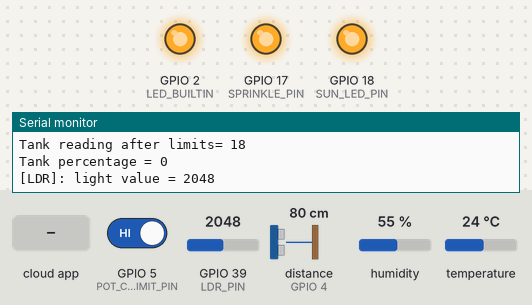
A program run on a simulated ESP32. Parts: output pins drawn as LEDs (lit = HIGH), the last lines printed to the serial monitor. Wiring (inferred from the names in the program): ultrasonic range finder: trigger GPIO 16; echo GPIO 4. The inputs (shaded band) are chosen by the test bench; at power-on: GPIO 5 (POT_COVER_LIMIT_PIN) HIGH, GPIO 39 (LDR_PIN) = 2048, distance to the obstacle (sensor on GPIO 4) 80 cm, humidity 55 %, temperature 24 °C. The echo pulse lasts 58.3 µs per cm; WiFi joins after 1.5 s; servers stay silent unless stated; the Firebase database answers and starts empty; pins used as bus, display or sensor lines are not drawn.

Above: at 2.7 s.
2.8 s: the phone or cloud app sets sprinkle to 1
At 8.0 s:
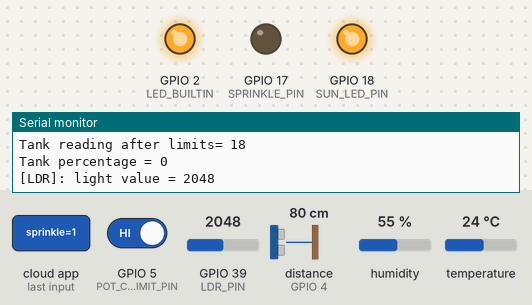
8.7 s: the phone or cloud app sets sun_led to 1
At 15.5 s:
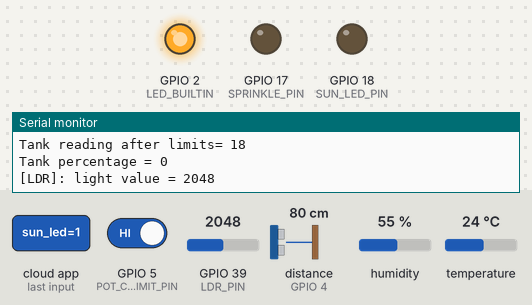
16.0 s: the phone or cloud app sets sprinkle to 0
At 21.7 s:
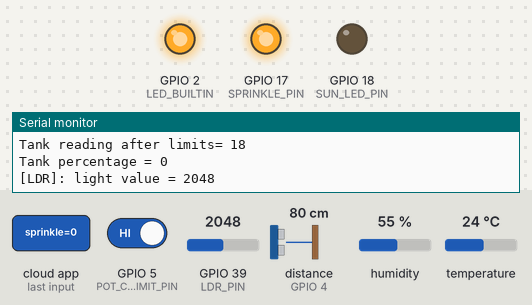
22.0 s: the phone or cloud app sets auto to 1
At 27.6 s:
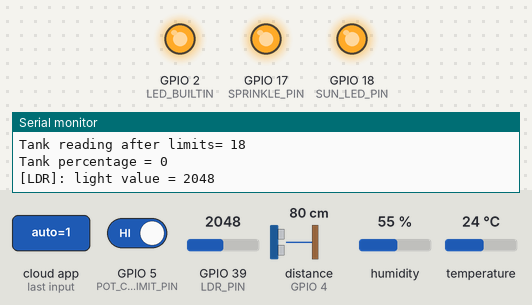
28.7 s: the phone or cloud app sets auto to 0
At 34.6 s:
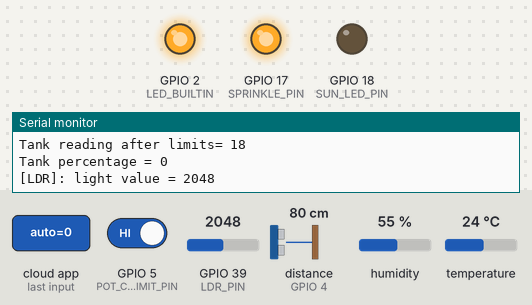
Timing chart, 0 to 36.1 s (numbered marks = the images above; inputs shaded):
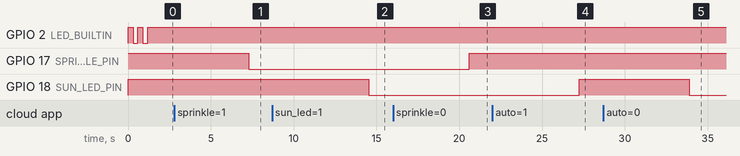

Measured:
- after the input at 2.8 s, GPIO 17 (SPRINKLE_PIN): HIGH → LOW after 4.5 s
- after the input at 8.7 s, GPIO 18 (SUN_LED_PIN): HIGH → LOW after 5.8 s
- after the input at 16.0 s, GPIO 17 (SPRINKLE_PIN): LOW → HIGH after 4.6 s
- after the input at 22.0 s, GPIO 18 (SUN_LED_PIN): LOW → HIGH after 5.2 s
- after the input at 28.7 s, GPIO 18 (SUN_LED_PIN): HIGH → LOW after 5.2 s

The program:

main.cpp
```cpp
#include <Arduino.h>
#include <WiFi.h>
#include <Firebase_ESP_Client.h>
#include "addons/TokenHelper.h"
#include "addons/RTDBHelper.h"
#include <DHT.h>

struct Pot_data{
  uint8_t temp;
  uint8_t humidity;
  uint8_t door_lvl;
  uint8_t water_lvl;
  uint8_t soil_moi;
  bool    led_state;
  bool    sun_exist;
} pot_data;

struct Pot_control{
  uint8_t auto_en;
  uint8_t sprinkle_en;
  uint8_t req_soil_moi;
  uint8_t sun_led_en;
}pot_control;
 struct Crop_db{
  uint8_t temp;
  uint8_t humidity;
  uint8_t soil_mosi;
  bool    sun_required;
 } strawberry;

 enum {
  DOOR_INVALID, //no notificaion is required
  DOOR_OPEN,   //door needs to be opened
  DOOR_CLOSE,  //door needs to be closed
 } door_state;

  enum {
  SYS_AUTO = 0,  //closed
  SYS_MANUAL,
  SYS_INVALID,      //fully open
 }system_mode;

#define blink_led()                do{digitalWrite(BUILTIN_LED,!digitalRead(BUILTIN_LED)); delay(300);}while(0)

#define WIFI_SSID                 "VF_DEVICE"
#define WIFI_PASS                 "123456789"
#define API_KEY                   "AIzaSyDdQZ7k-ZGqIBxL4jkmWG-_44tCmrh3sHU"
#define RTDB_URL                  "https://greenhouseproj-da15c-default-rtdb.europe-west1.firebasedatabase.app/"
#define DB_SAVE_REFRESH_RATE      (5000)
#define DB_CROP_R_REFRESH_RATE    (10000)
#define DB_DEFAULT_R_REFRESH_RATE (5000)

#define BREAK_ERR(x)               if(!x){break;}
#define BREAK_TYPE(fb_data,type)   if(fb_data != type){break;}
#define PERCENT_CONTRAIN(value)    do{value = constrain(value,0,100);}while (0)

#define APP_SUCCESS             (0)
#define ERR_NULL                (1)
#define ERR_DP_ERR              (2)
#define ERR_INVALID_ARGU        (255)

#define DHT_PIN                 (15)
#define TEMP_HUMI_SCAN_INTERVAL (2500) //Scan every 2.5 seconds

#define SOIL_ADC_PIN            (36)  //VP pin
#define SOIL_SAMPLES_TO_AVG     (32)   //number of soil samples to take their average
#define SENSORS_SCAN_INTERVAL   (500) //Scan every 2.5 seconds

#define SPRINKLE_PIN            (17)
#define MINI_WATERING_INTRVAL   (10000)      //6*3600*1000
#define ULTRA_SONIC_ECHO_PIN    (4)
#define ULTRA_SONIC_TRIG_PIN    (16)
#define ULTRA_SONIC_MAX_DIS     (28)
#define FULL_TANK_DISTANCE      (18)
#define TANK_SENSOR_OFFSET      (ULTRA_SONIC_MAX_DIS-FULL_TANK_DISTANCE)

#define TEMP_HUM_OFFSET         (5)
#define DOOR_MOTOR_PIN          (23)
#define DOOR_REQ_INTERVAL       (10000)        //1*3600*1000

#define SUN_LED_PIN             (18)
#define SUN_LIGHT_LDR_THRESHOLD (900)
#define LDR_PIN                 (39)

#define POT_COVER_LIMIT_PIN     (5)
/**********************************************/
/*****************GOLBALS*********************/
/********************************************/
FirebaseData   fbd;
FirebaseAuth   fb_auth;
FirebaseConfig fb_config;

DHT dht(DHT_PIN,DHT11);

//NewPing tank_sensor = NewPing(ULTRA_SONIC_TRIG_PIN,ULTRA_SONIC_ECHO_PIN,50);

bool is_fb_signed_up         = false;
bool door_change_requested   = false;
bool watering_started        = false;
bool data_updated_one_time   = false;
bool read_crop_first_time    = true;
bool is_pot_cover_closed     = false;


long watering_end_time      = 0;
long chng_door_end_time     = 0;
uint32_t last_send_time     = 0;
uint32_t last_read_time     = 0;
uint32_t last_crop_read_time= 0;
uint8_t  g_door_level;
uint8_t  required_soil_mosi =0;
void idicate_wifi_status(void)
{
  static bool b_is_connected = false;
  if(WiFi.status() == WL_CONNECTED && b_is_connected == false)
  {
    digitalWrite(BUILTIN_LED,HIGH);
    b_is_connected = true;
    Serial.println("[WIFI]: -- Connected -- ");
    Serial.print("[WIFI]: SSID = ");
    Serial.print(WiFi.SSID());
    Serial.print(" ,strength = ");
    Serial.print(WiFi.RSSI());
    Serial.print(" ,Local IP = ");
    Serial.println(WiFi.localIP());
  }
  if (WiFi.status() != WL_CONNECTED)
  {
    blink_led();
    if(b_is_connected == true)
    {
      b_is_connected = false;
      Serial.println("[WIFI]: -- Disconnected -- ");
    }
  }
}

char upload_data_to_fb(Pot_data* ptr_pot_data)
{
  char ret_val = APP_SUCCESS;

  if(NULL != ptr_pot_data)
  {
    do
    {
      BREAK_ERR(Firebase.RTDB.setIntAsync(&fbd,"device_aa/pot_data/temp",(int)ptr_pot_data->temp));
      BREAK_ERR(Firebase.RTDB.setIntAsync(&fbd,"device_aa/pot_data/humidity",(int)ptr_pot_data->humidity));
      BREAK_ERR(Firebase.RTDB.setIntAsync(&fbd,"device_aa/pot_data/water_lvl",(int)ptr_pot_data->water_lvl));
      BREAK_ERR(Firebase.RTDB.setIntAsync(&fbd,"device_aa/pot_data/door_lvl",(int)ptr_pot_data->door_lvl));
      if(ptr_pot_data->door_lvl != DOOR_INVALID)  ptr_pot_data->door_lvl = DOOR_INVALID;
      BREAK_ERR(Firebase.RTDB.setIntAsync(&fbd,"device_aa/pot_data/soil_moi",(int)ptr_pot_data->soil_moi));
      Serial.printf("!!! Attemping to write sun exist = %d\r\n",ptr_pot_data->sun_exist);
      BREAK_ERR(Firebase.RTDB.setBoolAsync(&fbd,"device_aa/pot_data/sun_exist",ptr_pot_data->sun_exist));
      BREAK_ERR(Firebase.RTDB.setBoolAsync(&fbd,"device_aa/pot_data/led_state",ptr_pot_data->led_state));

      Serial.printf("[FireBase]: Data saved successfully\r\n");
      Serial.printf("[FireBase]: Temp = %d C\tHumidity = %d %\tWater Level = %d %\tDoor Level = %d %\t \
      Soil Moisture = %d %\tLed State  = %d\r\n",ptr_pot_data->temp,ptr_pot_data->humidity, ptr_pot_data->water_lvl, \
                    ptr_pot_data->door_lvl, ptr_pot_data->soil_moi, ptr_pot_data->led_state);
      return APP_SUCCESS;

    }while(0);
    ret_val = ERR_DP_ERR;
    Serial.printf("[FireBase]: Failed saving, error = %s",fbd.errorReason().c_str());
    Serial.printf("Data path on failure = %s\r\n",fbd.dataPath().c_str());
  }
  else
  {
    ret_val = ERR_NULL;
  }
  return ret_val;
}

char read_cntrl_data_from_fb(Pot_control* ptr_pot_control)
{
  char ret_val = APP_SUCCESS;
  if(NULL != ptr_pot_control)
  {
    do
    {
      BREAK_ERR(Firebase.RTDB.getBool(&fbd,"device_aa/pot_control/auto"));
      BREAK_TYPE(fbd.dataType(),"boolean");
      ptr_pot_control->auto_en = fbd.boolData();

      BREAK_ERR(Firebase.RTDB.getBool(&fbd,"device_aa/pot_control/sprinkle"));
      BREAK_TYPE(fbd.dataType(),"boolean");
      ptr_pot_control->sprinkle_en = fbd.boolData();

      BREAK_ERR(Firebase.RTDB.getBool(&fbd,"device_aa/pot_control/sun_led"));
      BREAK_TYPE(fbd.dataType(),"boolean");
      ptr_pot_control->sun_led_en = fbd.boolData();

      BREAK_ERR(Firebase.RTDB.getInt(&fbd,"device_aa/pot_control/req_soil_moi"));
      BREAK_TYPE(fbd.dataType(),"int");
      ptr_pot_control->req_soil_moi = fbd.intData();
      PERCENT_CONTRAIN(ptr_pot_control->req_soil_moi);

      Serial.printf("[FireBase]: --Control-- Read successfully\r\n");
      Serial.printf("LED enable = %d\t Auto = %d\t sprinkle_enable = %d\t required soil moisure = %d%\r\n", \
                    ptr_pot_control->sun_led_en,ptr_pot_control-> auto_en , ptr_pot_control->sprinkle_en, ptr_pot_control->req_soil_moi);
      data_updated_one_time = true;
      return APP_SUCCESS;

    }while(0);
    ret_val = ERR_DP_ERR;
    Serial.printf("[FireBase]: Failed Reading control data, error = %s\r\n",fbd.errorReason().c_str());
    Serial.printf("Data path on failure = %s\r\n",fbd.dataPath().c_str());
  }
  else
  {
    ret_val = ERR_NULL;
  }
  return ret_val;
}

char read_crop_data_from_fb(Crop_db* ptr_crop_param)
{
  char ret_val = APP_SUCCESS;
  if(NULL != ptr_crop_param)
  {
    do
    {
      BREAK_ERR(Firebase.RTDB.getBool(&fbd,"crops_db/strawberry/sun_required"));
      BREAK_TYPE(fbd.dataType(),"boolean");
      ptr_crop_param->sun_required = fbd.boolData();

      BREAK_ERR(Firebase.RTDB.getInt(&fbd,"crops_db/strawberry/soil_moi"));
      BREAK_TYPE(fbd.dataType(),"int");
      ptr_crop_param->soil_mosi = fbd.intData();
      PERCENT_CONTRAIN(ptr_crop_param->soil_mosi);

      BREAK_ERR(Firebase.RTDB.getInt(&fbd,"crops_db/strawberry/temp"));
      BREAK_TYPE(fbd.dataType(),"int");
      ptr_crop_param->temp = fbd.intData();
      PERCENT_CONTRAIN(ptr_crop_param->temp);

      BREAK_ERR(Firebase.RTDB.getInt(&fbd,"crops_db/strawberry/humidity"));
      BREAK_TYPE(fbd.dataType(),"int");
      ptr_crop_param->humidity = fbd.intData();
      PERCENT_CONTRAIN(ptr_crop_param->humidity);

      Serial.printf("[FireBase]: Read Crop paramters From Database\r\n");
      Serial.printf("Sun required = %d\t Temp = %d\t Humidity = %d%\t Soil moisture = %d%\r\n", \
                    ptr_crop_param->sun_required , ptr_crop_param->temp, ptr_crop_param->humidity, ptr_crop_param->soil_mosi);

      return APP_SUCCESS;

    }while(0);
    ret_val = ERR_DP_ERR;
    Serial.printf("[FireBase]: Failed Reading crop data, error = %s",fbd.errorReason().c_str());
    Serial.printf("Data path on failure = %s\r\n",fbd.dataPath().c_str());
  }
  else
  {
    ret_val = ERR_NULL;
  }
  return ret_val;
}
//------------------------------------------------
//----------------- Soil Moisture ----------------
//------------------------------------------------
uint8_t get_soil_moisture(uint16_t pot_num, uint16_t samples_num)
{
  uint8_t  adc_channel      = 0;
  uint16_t adc_resolution   = 0;
  uint8_t  pot_soil_moisure = 0;
  switch (pot_num)
  {
  case 1:
    adc_channel    = SOIL_ADC_PIN; //measure from VP GPIO 36
    adc_resolution = 4095; //12-bit resolution
    break;

  default:
    Serial.printf("[Soil]: unsupported Pot\r\n");
    return ERR_INVALID_ARGU;
  }
  uint32_t adc_sample = 0;
  for(uint16_t i; i< samples_num; i++)
  {
    adc_sample += analogRead(adc_channel);
  }
  //calculate the average
  adc_sample /= samples_num;
  pot_soil_moisure = (uint8_t) (((adc_resolution - adc_sample) * 100) / adc_resolution);
  //make sure it is contrained
  PERCENT_CONTRAIN(pot_soil_moisure);
  Serial.printf("[Soil]: Measure Soil Moisture = %d%\r\n",pot_soil_moisure);

  return pot_soil_moisure;
}

//------------------------------------------------
//--------------- Water Tank Data ----------------
//------------------------------------------------
uint16_t ultrasonic_read_cm()
{
  digitalWrite(ULTRA_SONIC_TRIG_PIN, LOW);
	delayMicroseconds(2);
	digitalWrite(ULTRA_SONIC_TRIG_PIN, HIGH);
	delayMicroseconds(10);
	digitalWrite(ULTRA_SONIC_TRIG_PIN, LOW);
  uint32_t duration = pulseIn(ULTRA_SONIC_ECHO_PIN, HIGH);
  uint16_t  distance = (duration*.0343)/2;

  return distance;

}
uint8_t get_water_tank_lvl (void)
{
  uint8_t tank_percentage   = 0;
  uint8_t tank_len_reading  = 0;

  tank_len_reading = ultrasonic_read_cm();
  Serial.printf("Ultrasonic reading = %d\r\n",tank_len_reading);
  //limit the readings
  tank_len_reading = constrain(tank_len_reading,0,FULL_TANK_DISTANCE);
  if(tank_len_reading<= TANK_SENSOR_OFFSET) tank_len_reading = 0;
  tank_percentage  = ((FULL_TANK_DISTANCE - tank_len_reading)*100)/FULL_TANK_DISTANCE;
  PERCENT_CONTRAIN(tank_percentage);

  Serial.printf("Tank reading after limits= %d\r\n",tank_len_reading);
  Serial.printf("Tank percentage = %d\r\n",tank_percentage);

  return tank_percentage;
}

bool did_sun_raise(void)
{
  uint32_t ldr_value = 0;

  for(uint8_t i; i< 32; i++)
  {
    ldr_value += analogRead(LDR_PIN);
  }
  //calculate the average
  ldr_value /= 32;
  Serial.printf("[LDR]: light value = %d\r\n",ldr_value);
  return (ldr_value > SUN_LIGHT_LDR_THRESHOLD);
}
void global_var_init()
{
  memset(&strawberry,0,sizeof(strawberry));
  memset(&pot_control,0,sizeof(pot_control));
  memset(&pot_data,0,sizeof(pot_data));

  data_updated_one_time = false;

  digitalWrite(SPRINKLE_PIN,HIGH);
  digitalWrite(SUN_LED_PIN,HIGH);
  digitalWrite(POT_COVER_LIMIT_PIN,HIGH);
}
void setup() {
  // put your setup code here, to run once:
  pinMode(LED_BUILTIN,OUTPUT);
  pinMode(SPRINKLE_PIN,OUTPUT);
  pinMode(SUN_LED_PIN,OUTPUT);
  pinMode(POT_COVER_LIMIT_PIN,INPUT);

  pinMode(ULTRA_SONIC_TRIG_PIN, OUTPUT);
  pinMode(ULTRA_SONIC_ECHO_PIN, INPUT);

  Serial.begin(921600);
  global_var_init();
  //----------DHT initializing
  Serial.printf("[DHT]: init start!");
  dht.begin();

  //----------WiFi Module--------
  WiFi.begin(WIFI_SSID,WIFI_PASS);
  //wait until the wifi is connected
  Serial.println("ESP Started !!");
  while(WiFi.status() != WL_CONNECTED)
  {
    Serial.printf("[WIFI]: Scanning ...\n");
    idicate_wifi_status();
  }

  fb_config.api_key = API_KEY;
  fb_config.database_url = RTDB_URL;
  if(Firebase.signUp(&fb_config,&fb_auth,"",""))
  {
    Serial.printf("[FireBase] Signed in\r\n");
    is_fb_signed_up = true;
  }
  else
  {
    Serial.printf("error signing up code = %s\r\n",fb_config.signer.signupError.message.c_str());
    is_fb_signed_up = false;
  }
  fb_config.token_status_callback = tokenStatusCallback;
  Firebase.begin(&fb_config,&fb_auth);
  Firebase.reconnectWiFi(true);
}

void loop() {
  //refresh rates
  static uint32_t data_reading_rfrsh = 0; //refresh rate for data sampling except temperature and humidity duo sensor limit
  static uint32_t temp_humi_refrsh   = 0;
  // put your main code here, to run repeatedly:
  idicate_wifi_status();
  if(Firebase.ready() && is_fb_signed_up && (millis() - last_send_time >= DB_SAVE_REFRESH_RATE))
  {
      uint8_t api_return_val = 0;
      api_return_val = read_crop_data_from_fb(&strawberry) ;
      if(api_return_val == APP_SUCCESS)
      {
        api_return_val = upload_data_to_fb(&pot_data);
        if(api_return_val == APP_SUCCESS)
        {
          last_send_time = millis();
        }
        else
        {
          /* Don't update the send timer as we need to try to save data again*/
        }
      }
  }
  if(Firebase.ready() && is_fb_signed_up && ((millis() - last_crop_read_time >= DB_CROP_R_REFRESH_RATE) || read_crop_first_time == true))
  {
    if(APP_SUCCESS ==  read_crop_data_from_fb(&strawberry))
    {
      last_crop_read_time = millis();
      read_crop_first_time = false;
    }
    else
    {
      /* Don't update the send timer as we need to retry to read data */
    }

  }

  if(Firebase.ready() && is_fb_signed_up && (millis() - last_read_time >= DB_DEFAULT_R_REFRESH_RATE))
  {
    if(APP_SUCCESS ==  read_cntrl_data_from_fb(&pot_control))
    {
      last_read_time = millis();
    }
    else
    {
      /* Don't update the send timer as we need to retry to read data */
    }
  }

#if 1
  //--------------Temperature + Humidity -----------
  if((millis() - temp_humi_refrsh) >= TEMP_HUMI_SCAN_INTERVAL)
  {
    pot_data.temp     = (char)((int)dht.readTemperature());
    pot_data.humidity = (char)((int)dht.readHumidity());
    Serial.printf("Temperature = %d C ,, Humidity = %d %\r\n",pot_data.temp,pot_data.humidity);
    temp_humi_refrsh = millis();
  }

//-------------- Soil Reading ------------------------
  if((millis() - data_reading_rfrsh) >= SENSORS_SCAN_INTERVAL)
  {
    pot_data.soil_moi = get_soil_moisture(1,SOIL_SAMPLES_TO_AVG);
    pot_data.water_lvl= get_water_tank_lvl();
    pot_data.sun_exist= did_sun_raise();
    data_reading_rfrsh = millis();
    is_pot_cover_closed = digitalRead(POT_COVER_LIMIT_PIN) == LOW?true:false;
  }
//------------- Executing auto tasks -----------------

if(pot_control.auto_en == true && data_updated_one_time == true)
{
  system_mode = SYS_AUTO;
  pot_control.sun_led_en  = false;
  pot_control.sprinkle_en = false;
  required_soil_mosi = strawberry.soil_mosi;
  //------------Automatic System Mode ---------
#if 1
  //Temperature + humidity 7
  if((pot_data.humidity < (strawberry.humidity - TEMP_HUM_OFFSET) || pot_data.temp < (strawberry.temp - TEMP_HUM_OFFSET)))
  {
    if(!is_pot_cover_closed)
    {
      pot_data.door_lvl = DOOR_CLOSE;
    }
  }
  else if((pot_data.humidity > (strawberry.humidity + TEMP_HUM_OFFSET) || pot_data.temp > (strawberry.temp + TEMP_HUM_OFFSET)))
  {
    if(is_pot_cover_closed)
    {
      pot_data.door_lvl = DOOR_OPEN;
    }
  }
  else
  {
    //Temp and Humidty is good no need to close the cover
    if(is_pot_cover_closed)
    {
      pot_data.door_lvl = DOOR_OPEN;
    }
  }

  if(pot_data.sun_exist == true && strawberry.sun_required == true)
  {
    if(is_pot_cover_closed)
    {
      pot_data.door_lvl = DOOR_OPEN;
    }
    digitalWrite(SUN_LED_PIN,HIGH);
  }
  else if(pot_data.sun_exist == false && strawberry.sun_required == true)
  {
    digitalWrite(SUN_LED_PIN,LOW);
  }
  else
  {
    digitalWrite(SUN_LED_PIN,HIGH);
  }
#endif
}
else if(pot_control.auto_en == false && data_updated_one_time == true)
{
  data_updated_one_time = false;
}
else if(pot_control.auto_en == false && data_updated_one_time == false)
{
  //Manual Mode
  system_mode = SYS_MANUAL;
  pot_data.door_lvl = DOOR_INVALID;

  digitalWrite(SUN_LED_PIN,!pot_control.sun_led_en);
  digitalWrite(SPRINKLE_PIN,!pot_control.sprinkle_en);

  if(pot_control.sprinkle_en == false)
  {
    required_soil_mosi = pot_control.req_soil_moi;
    watering_started = false;
  }
  else
  {
    //return to ower value from data base.
    required_soil_mosi = strawberry.soil_mosi;
  }
}
//------------ Sprinkle Control ---------
if((system_mode == SYS_AUTO || (system_mode == SYS_MANUAL && pot_control.sprinkle_en == false)))
{
  if(pot_data.soil_moi < required_soil_mosi-5 && ((millis() - watering_end_time > MINI_WATERING_INTRVAL) || watering_started == false))
  {
    watering_started = true;
    digitalWrite(SPRINKLE_PIN,LOW);
    watering_end_time = millis();
  }
  if(pot_data.soil_moi > required_soil_mosi+5 && watering_started == true)
  {
    digitalWrite(SPRINKLE_PIN,HIGH);
  }
  if((millis() - watering_end_time > MINI_WATERING_INTRVAL) && watering_started == true)
  {
    watering_end_time = millis();
    watering_started = false;
  }
}
else if ((system_mode == SYS_MANUAL && pot_control.sprinkle_en == true))
{
  watering_end_time = millis();
  watering_started = true;
}
else
{
  watering_end_time = millis();
  watering_started = false;
}
#endif
}
```
